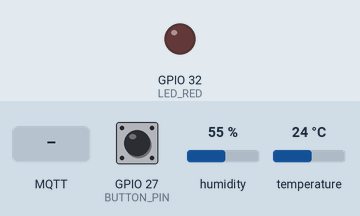
The sketch below on a simulated ESP32. Parts: output pins drawn as LEDs (lit = HIGH). The test bench sets the inputs (shaded band); at power-on: GPIO 27 (BUTTON_PIN) LOW, humidity 55 %, temperature 24 °C. WiFi joins after 1.5 s; servers stay silent unless stated; no MQTT or app messages arrive unless stated; what the sketch prints to the serial monitor is not drawn.

Above: at 2.7 s.
2.8 s: MQTT message "1" arrives on the first subscribed topic
At 3.4 s:
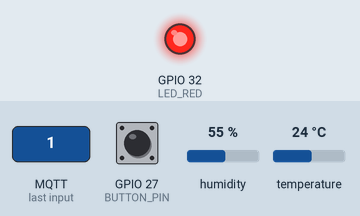
10.8 s: MQTT message "0" arrives on the first subscribed topic
At 11.9 s:
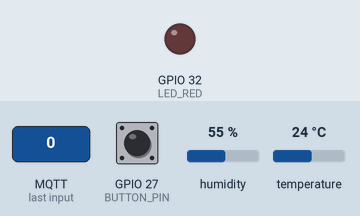
Timing chart, 0 to 13.8 s (numbered marks = the images above; inputs shaded):
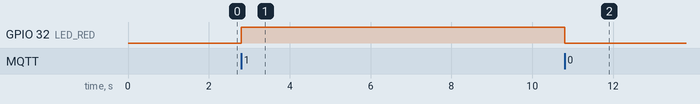

Measured:
- after the input at 2.8 s, GPIO 32 (LED_RED): LOW → HIGH at once
- after the input at 10.8 s, GPIO 32 (LED_RED): HIGH → LOW at once

The sketch:

extra_WIFI_Sensor_MQTT_v4.ino
```cpp
// #include <ESPPubSubClientWrapper.h>
#include <WiFi.h>
#include <PubSubClient.h>
#include "DHT.h"

// ---- CONFIG ----
const char* WIFI_SSID   = "WIFI_SSID";  // Replace your WiFi SSID name
const char* WIFI_PASS   = "WIFI_PASSWORD";    // Replace your WiFi password
const char* MQTT_SERVER = "172.x.x.x";   // Replace your MQTT server IP (usually your laptop's IP)
const int   MQTT_PORT   = 1883;
const char* DEVICE_ID   = "esp32_1";        // "esp32_2" on the second board
const char* TOPIC_ALARM = "esp32/alarm/humidity";


#define DHT_PIN    26
#define DHT_TYPE   DHT11
#define BUTTON_PIN 27
#define LED_RED 32


void onMessage(char* topic, byte* payload, unsigned int len) {
  if (len > 0 && strcmp(topic, TOPIC_ALARM) == 0) {
    digitalWrite(LED_RED, payload[0] == '1' ? HIGH : LOW);
  }
}

DHT dht(DHT_PIN, DHT_TYPE);
WiFiClient wifiClient;
PubSubClient mqtt(wifiClient);

char tTemp[48], tHum[48];
unsigned long lastRead = 0;
int lastButton = LOW;

void connectWiFi() {
  WiFi.mode(WIFI_STA);
  WiFi.begin(WIFI_SSID, WIFI_PASS);
  Serial.print("Connecting to WiFi");
  while (WiFi.status() != WL_CONNECTED) { delay(500); Serial.print("."); }
  Serial.printf("\nConnected! ESP32 IP: %s\n", WiFi.localIP().toString().c_str());
}

void connectMQTT() {
  while (!mqtt.connected()) {
    Serial.print("Connecting to MQTT... ");
    if (mqtt.connect(DEVICE_ID)) {
      Serial.println("OK");
      mqtt.subscribe(TOPIC_ALARM);
    } else {
      Serial.printf("failed (rc=%d), retry in 2s\n", mqtt.state());
      delay(2000);
    }
  }
}

void readAndPublish() {
  float h = dht.readHumidity();
  float t = dht.readTemperature();
  if (isnan(h) || isnan(t)) {
    Serial.println("DHT read failed");
    return;
  }
  char buf[16];
  snprintf(buf, sizeof(buf), "%.1f", t);
  mqtt.publish(tTemp, buf);
  snprintf(buf, sizeof(buf), "%.1f", h);
  mqtt.publish(tHum, buf);
  Serial.printf("Published T=%.1f H=%.1f\n", t, h);
}

void setup() {
  Serial.begin(115200);
  pinMode(BUTTON_PIN, INPUT);
  pinMode(LED_RED, OUTPUT);
  dht.begin();

  snprintf(tTemp, sizeof(tTemp), "esp32/%s/temperature", DEVICE_ID);
  snprintf(tHum,  sizeof(tHum),  "esp32/%s/humidity",    DEVICE_ID);

  connectWiFi();
  mqtt.setServer(MQTT_SERVER, MQTT_PORT);
  mqtt.setCallback(onMessage);   // after mqtt.setServer(...)
}

void loop() {
  if (WiFi.status() != WL_CONNECTED) connectWiFi();
  if (!mqtt.connected()) connectMQTT();
  mqtt.loop();

  int button = digitalRead(BUTTON_PIN);
  if (button == HIGH && lastButton == LOW && millis() - lastRead > 1000) {
    lastRead = millis();
    Serial.print("[button] ");
    readAndPublish();
  }
  lastButton = button;

  if (millis() - lastRead >= 5000) {   // every 5 seconds
    lastRead = millis();
    readAndPublish();
  }
}
```
